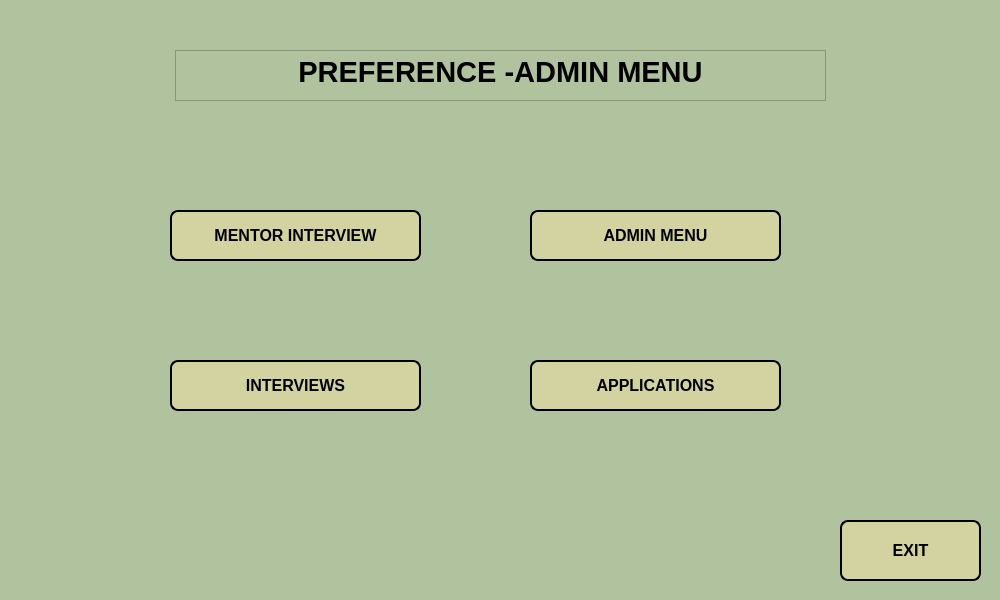
<?xml version="1.0" encoding="UTF-8"?>
<ui version="4.0">
 <class>Dialog</class>
 <widget class="QDialog" name="Dialog">
  <property name="geometry">
   <rect>
    <x>0</x>
    <y>0</y>
    <width>1000</width>
    <height>600</height>
   </rect>
  </property>
  <property name="sizePolicy">
   <sizepolicy hsizetype="Fixed" vsizetype="Fixed">
    <horstretch>0</horstretch>
    <verstretch>0</verstretch>
   </sizepolicy>
  </property>
  <property name="minimumSize">
   <size>
    <width>1000</width>
    <height>600</height>
   </size>
  </property>
  <property name="maximumSize">
   <size>
    <width>1000</width>
    <height>600</height>
   </size>
  </property>
  <property name="windowTitle">
   <string>Dialog</string>
  </property>
  <property name="styleSheet">
   <string notr="true">background-color:rgb(177, 194, 158)</string>
  </property>
  <widget class="QPushButton" name="pushButton_adminmenu">
   <property name="geometry">
    <rect>
     <x>530</x>
     <y>210</y>
     <width>251</width>
     <height>51</height>
    </rect>
   </property>
   <property name="autoFillBackground">
    <bool>false</bool>
   </property>
   <property name="styleSheet">
    <string notr="true">
QPushButton {
    font-size: 16px;
    font-weight: bold;
    font-family: Arial;
    color: black; /* Siyah yazı rengi */
    background-color: #d3d3a1; /* Sarıya yakın gri arka plan rengi */
    border-radius: 8px; /* Köşe yuvarlama */
    padding: 8px; /* Küçük padding */
    border: 2px solid black; /* İnce siyah çerçeve */
    
}

QPushButton:hover {
    background-color: #b0b072; /* Hover durumunda daha koyu sarımsı gri */
    /* Hover durumunda gölgeyi değiştirmek için */
}</string>
   </property>
   <property name="text">
    <string>ADMIN MENU</string>
   </property>
  </widget>
  <widget class="QPushButton" name="pushButton_interview">
   <property name="geometry">
    <rect>
     <x>170</x>
     <y>360</y>
     <width>251</width>
     <height>51</height>
    </rect>
   </property>
   <property name="autoFillBackground">
    <bool>false</bool>
   </property>
   <property name="styleSheet">
    <string notr="true">
QPushButton {
    font-size: 16px;
    font-weight: bold;
    font-family: Arial;
    color: black; /* Siyah yazı rengi */
    background-color: #d3d3a1; /* Sarıya yakın gri arka plan rengi */
    border-radius: 8px; /* Köşe yuvarlama */
    padding: 8px; /* Küçük padding */
    border: 2px solid black; /* İnce siyah çerçeve */
    
}

QPushButton:hover {
    background-color: #b0b072; /* Hover durumunda daha koyu sarımsı gri */
    /* Hover durumunda gölgeyi değiştirmek için */
}</string>
   </property>
   <property name="text">
    <string>INTERVIEWS</string>
   </property>
  </widget>
  <widget class="QPushButton" name="pushButton_applications">
   <property name="geometry">
    <rect>
     <x>530</x>
     <y>360</y>
     <width>251</width>
     <height>51</height>
    </rect>
   </property>
   <property name="autoFillBackground">
    <bool>false</bool>
   </property>
   <property name="styleSheet">
    <string notr="true">
QPushButton {
    font-size: 16px;
    font-weight: bold;
    font-family: Arial;
    color: black; /* Siyah yazı rengi */
    background-color: #d3d3a1; /* Sarıya yakın gri arka plan rengi */
    border-radius: 8px; /* Köşe yuvarlama */
    padding: 8px; /* Küçük padding */
    border: 2px solid black; /* İnce siyah çerçeve */
    
}

QPushButton:hover {
    background-color: #b0b072; /* Hover durumunda daha koyu sarımsı gri */
    /* Hover durumunda gölgeyi değiştirmek için */
}</string>
   </property>
   <property name="text">
    <string>APPLICATIONS</string>
   </property>
  </widget>
  <widget class="QPushButton" name="pushButton_mentor">
   <property name="geometry">
    <rect>
     <x>170</x>
     <y>210</y>
     <width>251</width>
     <height>51</height>
    </rect>
   </property>
   <property name="autoFillBackground">
    <bool>false</bool>
   </property>
   <property name="styleSheet">
    <string notr="true">
QPushButton {
    font-size: 16px;
    font-weight: bold;
    font-family: Arial;
    color: black; /* Siyah yazı rengi */
    background-color: #d3d3a1; /* Sarıya yakın gri arka plan rengi */
    border-radius: 8px; /* Köşe yuvarlama */
    padding: 8px; /* Küçük padding */
    border: 2px solid black; /* İnce siyah çerçeve */
    
}

QPushButton:hover {
    background-color: #b0b072; /* Hover durumunda daha koyu sarımsı gri */
    /* Hover durumunda gölgeyi değiştirmek için */
}</string>
   </property>
   <property name="text">
    <string>MENTOR INTERVIEW</string>
   </property>
  </widget>
  <widget class="QPushButton" name="pushButton_exit">
   <property name="geometry">
    <rect>
     <x>840</x>
     <y>520</y>
     <width>141</width>
     <height>61</height>
    </rect>
   </property>
   <property name="autoFillBackground">
    <bool>false</bool>
   </property>
   <property name="styleSheet">
    <string notr="true">
QPushButton {
    font-size: 16px;
    font-weight: bold;
    font-family: Arial;
    color: black; /* Siyah yazı rengi */
    background-color: #d3d3a1; /* Sarıya yakın gri arka plan rengi */
    border-radius: 8px; /* Köşe yuvarlama */
    padding: 8px; /* Küçük padding */
    border: 2px solid black; /* İnce siyah çerçeve */
    
}

QPushButton:hover {
    background-color: #b0b072; /* Hover durumunda daha koyu sarımsı gri */
    /* Hover durumunda gölgeyi değiştirmek için */
}</string>
   </property>
   <property name="text">
    <string>EXIT</string>
   </property>
  </widget>
  <widget class="QTextBrowser" name="textBrowser">
   <property name="geometry">
    <rect>
     <x>175</x>
     <y>50</y>
     <width>651</width>
     <height>51</height>
    </rect>
   </property>
   <property name="html">
    <string>&lt;!DOCTYPE HTML PUBLIC &quot;-//W3C//DTD HTML 4.0//EN&quot; &quot;http://www.w3.org/TR/REC-html40/strict.dtd&quot;&gt;
&lt;html&gt;&lt;head&gt;&lt;meta name=&quot;qrichtext&quot; content=&quot;1&quot; /&gt;&lt;style type=&quot;text/css&quot;&gt;
p, li { white-space: pre-wrap; }
&lt;/style&gt;&lt;/head&gt;&lt;body style=&quot; font-family:'MS Shell Dlg 2'; font-size:7.8pt; font-weight:400; font-style:normal;&quot;&gt;
&lt;p align=&quot;center&quot; style=&quot; margin-top:0px; margin-bottom:0px; margin-left:0px; margin-right:0px; -qt-block-indent:0; text-indent:0px;&quot;&gt;&lt;span style=&quot; font-size:22pt; font-weight:600;&quot;&gt;PREFERENCE -ADMIN MENU&lt;/span&gt;&lt;/p&gt;&lt;/body&gt;&lt;/html&gt;</string>
   </property>
  </widget>
 </widget>
 <resources/>
 <connections/>
</ui>
